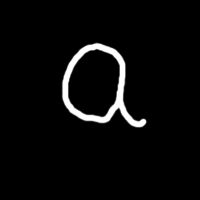
%> input picture trainingData/a_1.jpg, 200 x 200 px; its folder holds only this picture in this run
$ octave mainScript.m   (GNU Octave 9; MATLAB toolbox functions it lacks are replaced by stand-ins)
%> lines starting %> are read from the running program, lines starting %| are printed output that depends on the picture
### trainSOM.m
function Weight = trainSOM(folder,resizedShape)
%> called with resizedShape = [30 30]
% finds the weights of the SOM nodes from the training images

   srcFiles = dir([folder,'*.jpg']);  % the folder in which ur images exists

   figure
   for i = 1 : length(srcFiles)
       filename = strcat(folder,srcFiles(i).name);
       I = double(imread(filename));
%> I: size 200x200x3 double; min 0, max 255, mean 9.6; mean of the top-left, top-right, bottom-left and bottom-right quarters 11.1, 10.3, 6.5, 10.4
       if size(I,3) == 3
          I = rgb2gray(I);
%> I: size 200x200 double
       end
       I = imresize(I,resizedShape);
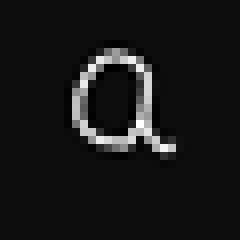
%> I: size 30x30 double (shown 8 times larger); min -12.56, max 225.7, mean 9.6; drawn with min black and max white
       imagesc(I),colormap(gray(256));
       pause(.1)
       ImageData(:,i) = I(:);
   end

   totalNodes = 100;
   Weight = rand(resizedShape(1)*resizedShape(2),totalNodes);

   ita0 = 0.1;
   itaN = ita0;

   tau2 = 1000;

   [I,J] = ind2sub([10,10],1:100);

   Ntrain = size(ImageData,2);
%> Ntrain = 1

   %alpha = 0.5;

   sig0 = 200;

   sigN = sig0;

   tau1 = 1000/log(sigN);

   for i=1:1000
       for j=1:Ntrain
           x = ImageData(:,j);
           dist = sum(sqrt((Weight - repmat(x,1,totalNodes)).^2),1);
           [value,pos] = min(dist);
           ri = [I(pos),J(pos)];
           %distance between all the nodes to the winner node.
           dist = 1/(sqrt(2*pi)*sigN).*exp(sum((([I(:),J(:)] - repmat(ri,totalNodes,1)).^2),2)...
                  /(-2*sigN))*itaN;
           for ii = 1:totalNodes
               Weight(:,ii) = Weight(:,ii) + dist(ii).*(x - Weight(:,ii));
           end
       end
       itaN = ita0*exp(-i/tau2);
       sigN = sig0*exp(-i/tau1);
   end
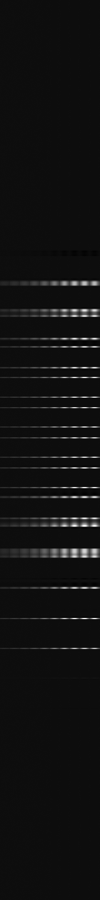
%> Weight: size 900x100 double; min -12.12, max 218, mean 4.1; drawn with min black and max white

   figure
   axis off
   hold on
   for jj = 1:totalNodes
       %[lr,lc] = ind2sub([10,10],jj);
       subplot(10,10,jj);
       axis off;
       imagesc(reshape(Weight(:,jj),resizedShape(1),resizedShape(2)));
       colormap(gray(256));
       axis off;
   end
   hold off

end

### mainScript.m

clear all
close all


trainingData = '/Users/pijuskumar/Documents/MATLAB/recg/trainingData/';
resizedShape = [30 30];%downsample the images to resizedShape size
%> (the run ends here)
